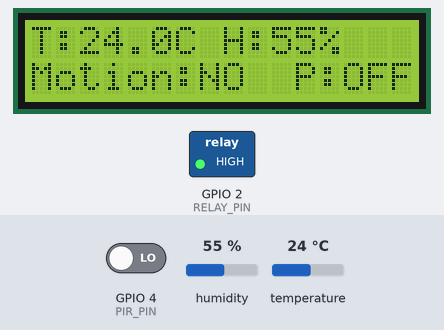
A sketch run on a simulated ESP32. Shown: 16×2 character LCD, switched loads named in the sketch (green lamp = pin HIGH). Inputs (shaded band) come from the test bench; at power-on: GPIO 4 (PIR_PIN) LOW, humidity 55 %, temperature 24 °C. WiFi joins after 1.5 s; servers stay silent unless stated; what the sketch prints to the serial monitor is not drawn.

Above: at 3.6 s.
3.7 s: GPIO 4 (PIR_PIN) driven HIGH
At 5.6 s:
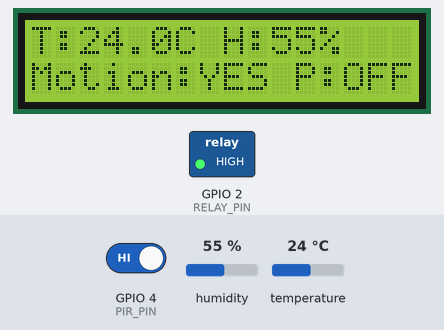
5.9 s: humidity set to 22 %
At 7.5 s:
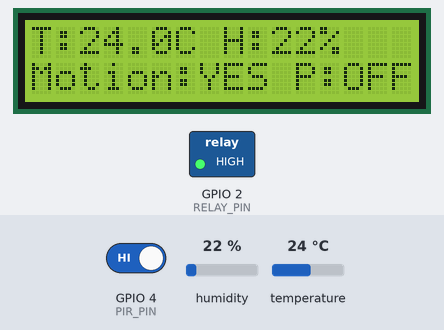
7.9 s: temperature set to 12 °C
At 9.2 s:
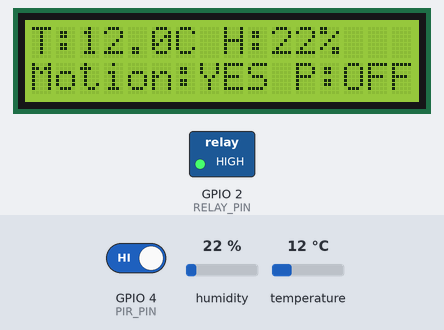
9.9 s: GPIO 4 (PIR_PIN) driven LOW
At 11.0 s:
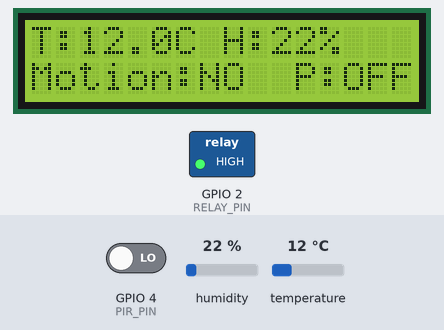
11.9 s: humidity set to 40 %
At 12.8 s:
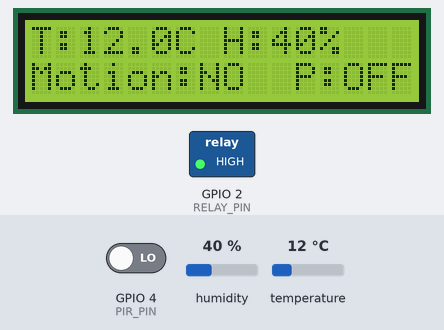
13.9 s: temperature set to 19 °C
At 15.7 s:
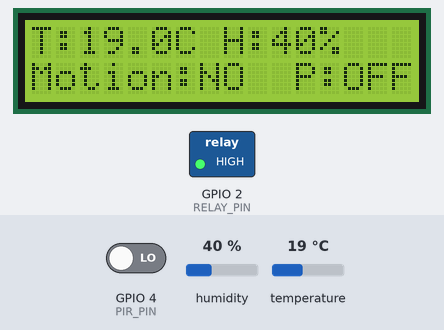
Timing chart, 0 to 16.9 s (numbered marks = the images above; inputs shaded):
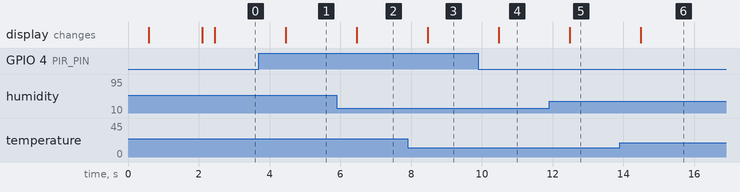

Measured:
- after the input at 3.7 s, the display: changes after 0.76 s (image 1)
- after the input at 5.9 s, the display: changes after 0.57 s (image 2)
- after the input at 7.9 s, the display: changes after 0.57 s (image 3)
- after the input at 9.9 s, the display: changes after 0.58 s (image 4)
- after the input at 11.9 s, the display: changes after 0.58 s (image 5)
- after the input at 13.9 s, the display: changes after 0.59 s (image 6)

The sketch:

Smart_Plant_Monitor.ino
```cpp
/*
 * Smart Plant Monitoring & Protection System
 *
 * Features:
 * - DHT22: Temperature & Humidity monitoring
 * - PIR Motion Sensor: Animal activity detection with Blynk alerts
 * - Water Pump: On/Off control via Blynk app (5V relay)
 * - 16x2 LCD: Local data display
 * - ESP32: WiFi connectivity for Blynk cloud
 *
 * Hardware: ESP32 Expansion Board, DHT22, PIR, 5V Relay, 16x2 I2C LCD
 */
// ============ WIFI CREDENTIALS ============
char ssid[] = "YOUR-WIFI-SSID";
char pass[] = "YOUR-WIFI-PASSWORD";

#define BLYNK_TEMPLATE_ID "template_id"
#define BLYNK_TEMPLATE_NAME "template_name"
#define BLYNK_AUTH_TOKEN      "blynk-auth-token"       // Get from Blynk Cloud

#include <WiFi.h>
#include <BlynkSimpleEsp32.h>
#include <DHT.h>
#include <Wire.h>
#include <LiquidCrystal_I2C.h>


// ============ PIN DEFINITIONS (ESP32) ============
#define DHT_PIN      15      // DHT22 data (GPIO15)
#define PIR_PIN      4       // PIR motion sensor output (GPIO4)
#define RELAY_PIN    2       // Relay control for water pump (GPIO2)
#define DHT_TYPE     DHT22

// I2C LCD: SDA=GPIO21, SCL=GPIO22 (default ESP32 I2C pins)
#define LCD_ADDR     0x27    // Common I2C address for 16x2 LCD (try 0x3F if not working)
#define LCD_COLS     16
#define LCD_ROWS     2

// ============ OBJECTS ============
DHT dht(DHT_PIN, DHT_TYPE);
LiquidCrystal_I2C lcd(LCD_ADDR, LCD_COLS, LCD_ROWS);

// ============ BLYNK VIRTUAL PINS ============
#define V_TEMPERATURE     V0   // Temperature (ºC)
#define V_HUMIDITY        V1   // Humidity (%)
#define V_PUMP_SWITCH     V2   // Water pump on/off
#define V_MOTION_STATUS   V3   // Motion detected (0=no, 1=yes - shows red)
#define V_MOTION_ALERT    V4   // Trigger for push notification

// ============ VARIABLES ============
float temperature = 0.0;
float humidity = 0.0;
bool motionDetected = false;
bool lastMotionState = false;
bool pumpState = false;
unsigned long lastDHTRead = 0;
unsigned long lastLCDUpdate = 0;
const unsigned long DHT_INTERVAL = 2000;   // Read DHT every 2 seconds
const unsigned long LCD_INTERVAL = 1000;   // Update LCD every 1 second

// ============ BLYNK HANDLERS ============

// Water pump switch - control from Blynk app
BLYNK_WRITE(V_PUMP_SWITCH) {
  pumpState = param.asInt();
  // ACTIVE LOW relay: LOW = ON, HIGH = OFF (inverted logic)
  digitalWrite(RELAY_PIN, pumpState ? LOW : HIGH);
  Serial.println(pumpState ? "Pump: ON" : "Pump: OFF");
}

// Re-apply relay state when Blynk reconnects (helps after brief WiFi drops)
BLYNK_CONNECTED() {
  Blynk.virtualWrite(V_PUMP_SWITCH, pumpState);
}

// ============ SETUP ============
void setup() {
  Serial.begin(115200);
  delay(500);  // Give serial time to start

  // Initialize pins
  pinMode(PIR_PIN, INPUT);
  pinMode(RELAY_PIN, OUTPUT);
  digitalWrite(RELAY_PIN, HIGH);  // Pump OFF by default (ACTIVE LOW relay: HIGH = OFF)

  // Initialize DHT22
  dht.begin();

  // Initialize LCD
  lcd.init();
  lcd.backlight();
  lcd.setCursor(0, 0);
  lcd.print("Smart Plant");
  lcd.setCursor(0, 1);
  lcd.print("WiFi...");

  // Connect WiFi FIRST (required before Blynk)
  WiFi.mode(WIFI_STA);
  WiFi.begin(ssid, pass);
  while (WiFi.status() != WL_CONNECTED) {
    delay(500);
    Serial.print(".");
  }
  Serial.println("\nWiFi connected");
  lcd.setCursor(0, 1);
  lcd.print("Blynk...     ");

  // Connect to Blynk (after WiFi is ready)
  Blynk.config(BLYNK_AUTH_TOKEN, "blynk.cloud", 80);
  Blynk.connect();

  lcd.setCursor(0, 1);
  lcd.print("Ready!       ");

  Serial.println("=== Smart Plant Monitor Started ===");
  Serial.println("(If you see this repeatedly, ESP32 is resetting - likely power brownout when pump turns on)");
}

// ============ MAIN LOOP ============
void loop() {
  Blynk.run();
  yield();  // Allow WiFi/Blynk tasks to run

  unsigned long now = millis();

  // Read DHT22 periodically
  if (now - lastDHTRead >= DHT_INTERVAL) {
    readDHT();
    lastDHTRead = now;
  }

  // Check PIR motion sensor
  checkMotion();

  // Update LCD display
  if (now - lastLCDUpdate >= LCD_INTERVAL) {
    updateLCD();
    lastLCDUpdate = now;
  }

  delay(10);  // Prevent tight loop, allow FreeRTOS tasks to run
}

// ============ FUNCTIONS ============

void readDHT() {
  float t = dht.readTemperature();
  float h = dht.readHumidity();

  if (!isnan(t) && !isnan(h)) {
    temperature = t;
    humidity = h;

    // Send to Blynk (only when connected)
    if (Blynk.connected()) {
      Blynk.virtualWrite(V_TEMPERATURE, temperature);
      Blynk.virtualWrite(V_HUMIDITY, humidity);
    }

    Serial.printf("Temp: %.1f°C | Hum: %.1f%%\n", temperature, humidity);
  }
}

void checkMotion() {
  motionDetected = (digitalRead(PIR_PIN) == HIGH);

  // Rising edge - motion just detected
  if (motionDetected && !lastMotionState) {
    Serial.println("*** MOTION DETECTED - Animal/Intruder Alert! ***");

    if (Blynk.connected()) {
      Blynk.virtualWrite(V_MOTION_STATUS, 1);
      Blynk.logEvent("motion_alert", "Animal/Intruder detected! Check your plants.");
      Blynk.virtualWrite(V_MOTION_ALERT, 1);
    }
  }

  // Falling edge - motion cleared
  if (!motionDetected && lastMotionState) {
    if (Blynk.connected()) {
      Blynk.virtualWrite(V_MOTION_STATUS, 0);
    }
    Serial.println("Motion cleared.");
  }

  lastMotionState = motionDetected;
}

void updateLCD() {
  lcd.clear();

  // Row 0: Temperature and Humidity
  lcd.setCursor(0, 0);
  lcd.print("T:");
  lcd.print(temperature, 1);
  lcd.print("C H:");
  lcd.print(humidity, 0);
  lcd.print("%");

  // Row 1: Motion status and Pump status
  lcd.setCursor(0, 1);
  lcd.print("Motion:");
  lcd.print(motionDetected ? "YES" : "NO ");
  lcd.print(" P:");
  lcd.print(pumpState ? "ON" : "OFF");
}
```
